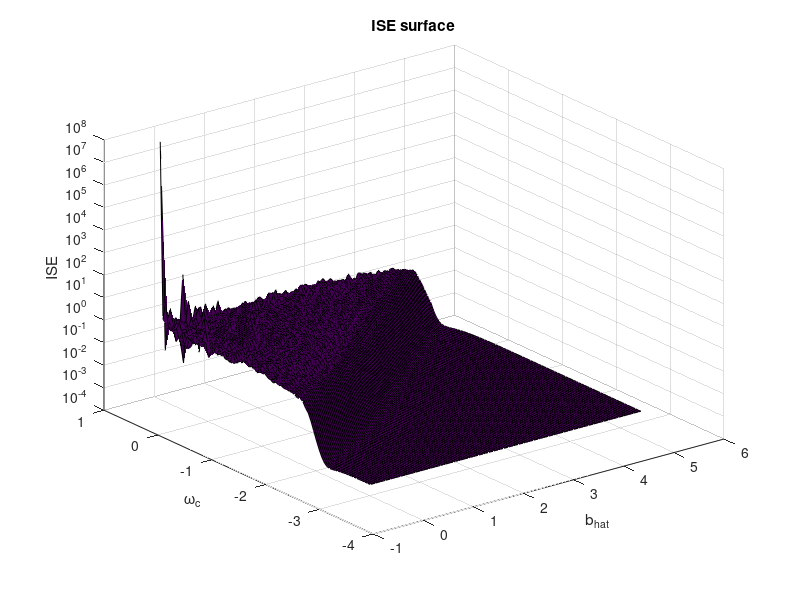

Source code (MATLAB): (Note: this script raises an error after producing the figure.)
clear; clc;
load("ProperVals.mat");

dW = 0.05;
dB = 0.05;
b_hat_range = -0.2:dB:5.2;
omega_c_range = -3.2:dW:0.7;
Nb = length(b_hat_range);
Nomega = length(omega_c_range);

ISE = [validSettings.ISE];
ISE = reshape(ISE, [Nomega, Nb]);

%% Minimum ISE only in selected range:
% b_hat in [0, 5], omega_c in [-3, 0.5]
b_mask = (b_hat_range >= 0) & (b_hat_range <= 5);
w_mask = (omega_c_range >= -3) & (omega_c_range <= 0.5);

ISE_sub = ISE(w_mask, b_mask);
[min_ISE, idx_min] = min(ISE_sub(:));
[row_min, col_min] = ind2sub(size(ISE_sub), idx_min);

b_sub = b_hat_range(b_mask);
w_sub = omega_c_range(w_mask);

b_min = b_sub(col_min);
omega_c_min = w_sub(row_min);

fprintf('Minimum ISE in selected range:\n');
fprintf('ISE_min = %.6e\n', min_ISE);
fprintf('b_hat   = %.4f\n', b_min);
fprintf('omega_c = %.4f\n', omega_c_min);

%% Basic surface plot:
figure;
surf(b_hat_range, omega_c_range, ISE);
title('ISE surface');
xlabel('b_{hat}');
ylabel('\omega_c');
zlabel('ISE');
set(gca, 'ZScale', 'log');
clim([1e-5, 1e-1]);
colorbar

%% Gradient calculation on full range
[dISEdW, dISEdB] = gradient(ISE, dW, dB);
MagGrad = hypot(dISEdB, dISEdW);

% Gradient magnitude:
figure;
imagesc(b_hat_range, omega_c_range, MagGrad);
title('Magnitude of Gradient of ISE');
xlabel('b_{hat}');
ylabel('\omega_c');
set(gca, 'YDir', 'normal');
set(gca, 'ColorScale', 'log');
clim([1e-5, 1e-1]);
colorbar

% Gradient ratios:
figure;
RatioGrad = abs(dISEdB ./ dISEdW);
imagesc(b_hat_range, omega_c_range, RatioGrad);
title('Ratio of Gradient of ISE');
xlabel('b_{hat}');
ylabel('\omega_c');
set(gca, 'YDir', 'normal');
set(gca, 'ColorScale', 'log');
clim([1e-2, 1e2]);
colorbar

%% Hessian on full range
Hessian = zeros(Nomega, Nb);
[d2ISEd2W, d2ISEdWdB] = gradient(dISEdW, dW, dB);
[d2ISEdBdW, d2ISEd2B] = gradient(dISEdB, dW, dB);

for i = 1:Nomega
    for j = 1:Nb
        matrix = [d2ISEd2B(i, j), d2ISEdBdW(i, j);
                  d2ISEdWdB(i, j), d2ISEd2W(i, j)];
        lambda = eig(matrix);
        LambdaMax = abs(max(lambda));
        LambdaMin = abs(min(lambda));
        Hessian(i, j) = LambdaMax / LambdaMin;
    end
end

figure;
imagesc(b_hat_range, omega_c_range, Hessian);
title('Hessian');
xlabel('b_{hat}');
ylabel('\omega_c');
set(gca, 'YDir', 'normal');
set(gca, 'ColorScale', 'log');
clim([1e-3 1e3])
colorbar

%% Plots in selected range: b in [0,5], omega_c in [-3,0.5]

b_mask = (b_hat_range >= 0) & (b_hat_range <= 5);
w_mask = (omega_c_range >= -3) & (omega_c_range <= 0.5);

b_plot = b_hat_range(b_mask);
w_plot = omega_c_range(w_mask);

ISE_plot       = ISE(w_mask, b_mask);
MagGrad_plot   = MagGrad(w_mask, b_mask);
RatioGrad_plot = RatioGrad(w_mask, b_mask);
Kappa_plot     = Hessian(w_mask, b_mask);

%% 1. Surface plot ISE(b, omega)
figure;
hfig = figure;
pictureWidth = 20;
hwRatio = 0.65;
set(findall(hfig, '-property','FontSize'), 'FontSize', 16)
set(findall(hfig, '-property','Interpreter'), 'Interpreter', 'Latex');
set(findall(hfig, '-property','TickLabelInterpreter'), 'TickLabelInterpreter', 'Latex')
set(hfig, 'Units', 'centimeters', 'Position',[3 3 pictureWidth hwRatio*pictureWidth])
surf(b_plot, w_plot, ISE_plot);
xlabel('$log_{10}(\hat{b})$', 'Interpreter','latex','FontSize',16);
ylabel('$log_{10}(\omega_c)$', 'Interpreter','latex','FontSize',16);
title('Surface plot of $ISE$ index', 'Interpreter','latex','FontSize',16);
zlabel('ISE');
set(gca, 'ColorScale','log');
set(gca, 'ZScale', 'log');
clim([1e-4, 1e-1]);
colorbar
hold on;
plot3(b_min, omega_c_min, min_ISE, 'rx', ...
    'MarkerSize', 10, 'MarkerFaceColor', 'r', ...
    'MarkerEdgeColor', 'r', 'LineWidth',5);
exportgraphics(gcf, 'ISE_surface.pdf', 'ContentType', 'vector');
%% 2. MagGrad(b, omega)
figure;
hfig = figure;
pictureWidth = 20;
hwRatio = 0.65;
set(findall(hfig, '-property','FontSize'), 'FontSize', 16)
set(findall(hfig, '-property','Interpreter'), 'Interpreter', 'Latex');
set(findall(hfig, '-property','TickLabelInterpreter'), 'TickLabelInterpreter', 'Latex')
set(hfig, 'Units', 'centimeters', 'Position',[3 3 pictureWidth hwRatio*pictureWidth])
imagesc(b_plot, w_plot, MagGrad_plot);
xlabel('$log_{10}(\hat{b})$', 'Interpreter','latex','FontSize',16);
ylabel('$log_{10}(\omega_c)$', 'Interpreter','latex','FontSize',16);
title('$||\nabla ISE||$', 'Interpreter','latex','FontSize',16);
set(gca, 'YDir', 'normal');
set(gca, 'ColorScale', 'log');
clim([1e-5 1])
colorbar
hold on
plot3(b_min, omega_c_min, min_ISE, 's', ...
    'MarkerSize', 6, 'MarkerFaceColor', 'r', 'MarkerEdgeColor', 'r');

drawAnnotation(MagGrad_plot(row_min, col_min), col_min, row_min, ...
    b_plot, w_plot, b_min, omega_c_min, '$\left\| \nabla ISE \right\|$');
exportgraphics(gcf, 'MagGrad.pdf', 'ContentType', 'vector');
%% 3. RatioGrad(b, omega)
figure;
hfig = figure;
pictureWidth = 20;
hwRatio = 0.65;
set(findall(hfig, '-property','FontSize'), 'FontSize', 16)
set(findall(hfig, '-property','Interpreter'), 'Interpreter', 'Latex');
set(findall(hfig, '-property','TickLabelInterpreter'), 'TickLabelInterpreter', 'Latex')
set(hfig, 'Units', 'centimeters', 'Position',[3 3 pictureWidth hwRatio*pictureWidth])
imagesc(b_plot, w_plot, RatioGrad_plot);
title('$\frac{ISE_{\hat{b}}}{ISE_{\omega_c}}$', 'Interpreter','latex','FontSize',16);
xlabel('$log_{10}(\hat{b})$', 'Interpreter','latex','FontSize',16);
ylabel('$log_{10}(\omega_c)$', 'Interpreter','latex','FontSize',16);
set(gca, 'YDir', 'normal');
set(gca, 'ColorScale', 'log');
colorbar
clim([1e-1 1e2])
hold on
plot3(b_min, omega_c_min, min_ISE, 's', ...
    'MarkerSize', 6, 'MarkerFaceColor', 'r', 'MarkerEdgeColor', 'r');
drawAnnotation(RatioGrad_plot(row_min, col_min), col_min, row_min, ...
    b_plot, w_plot, b_min, omega_c_min, ...
    '$\left|\frac{\partial \mathrm{ISE}/\partial b}{\partial \mathrm{ISE}/\partial \omega_c}\right|$');
exportgraphics(gcf, 'RatioGrad.pdf', 'ContentType', 'vector');
%% 4. Kappa(b, omega)
figure;
hfig = figure;
pictureWidth = 20;
hwRatio = 0.65;
set(findall(hfig, '-property','FontSize'), 'FontSize', 16)
set(findall(hfig, '-property','Interpreter'), 'Interpreter', 'Latex');
set(findall(hfig, '-property','TickLabelInterpreter'), 'TickLabelInterpreter', 'Latex')
set(hfig, 'Units', 'centimeters', 'Position',[3 3 pictureWidth hwRatio*pictureWidth])
imagesc(b_plot, w_plot, Kappa_plot);
xlabel('$log_{10}(\hat{b})$', 'Interpreter','latex','FontSize',16);
ylabel('$log_{10}(\omega_c)$', 'Interpreter','latex','FontSize',16);
title('ISE: $\kappa = \frac{\lambda_{max}}{\lambda_{min}}$', 'Interpreter','latex','FontSize',16)
set(gca, 'YDir', 'normal');
set(gca, 'ColorScale', 'log');
clim([1e-3 1e3])
colorbar
hold on
plot3(b_min, omega_c_min, min_ISE, 's', ...
    'MarkerSize', 6, 'MarkerFaceColor', 'r', 'MarkerEdgeColor', 'r');

drawAnnotation(Kappa_plot(row_min, col_min), col_min, row_min, ...
    b_plot, w_plot, b_min, omega_c_min, '$\kappa$');
exportgraphics(gcf, 'Kappa.pdf', 'ContentType', 'vector');
%% Helper: mark optimal point with annotation box and arrowfunction drawAnnotation(val, ix, iy, b_hat, omega_c, xOpt, yOpt, labelText)
function drawAnnotation(val, ix, iy, b_hat, omega_c, xOpt, yOpt, labelText)

    % Stała pozycja textboxa względem osi:
    % [x y] w jednostkach normalized osi
    boxPos = [0.68 0.35];

    dB = b_hat(2) - b_hat(1);
    dW = omega_c(2) - omega_c(1);

    % Tekst jako cell array - dużo stabilniejsze dla LaTeX w MATLAB
    txt = { ...
        '\textbf{ISE optimal point}', ...
        ['$\log_{10}(\hat{b}) = ' sprintf('%.2f', b_hat(ix)) '$'], ...
        ['$\log_{10}(\omega_c) = ' sprintf('%.2f', omega_c(iy)) '$'], ...
        [labelText ' = ' sprintf('%.5g', val)] ...
    };

    % Textbox osadzony w osiach - stałe położenie względem wykresu
    text(boxPos(1), boxPos(2), txt, ...
        'Units', 'normalized', ...
        'HorizontalAlignment', 'left', ...
        'VerticalAlignment', 'top', ...
        'Interpreter', 'latex', ...
        'FontSize', 11, ...
        'BackgroundColor', 'w', ...
        'EdgeColor', 'k', ...
        'Margin', 6);

    % Marker punktu optymalnego - mała czerwona ramka
    hold on
    plot(xOpt, yOpt, 's', ...
        'MarkerSize', 4, ...
        'MarkerFaceColor', 'none', ...
        'MarkerEdgeColor', 'r', ...
        'LineWidth', 1.2);

    % Konwersja punktu optymalnego z danych osi do normalized figure units
    ax = gca;
    fig = gcf;
    axPos = ax.Position;
    xLim = ax.XLim;
    yLim = ax.YLim;

    % Delikatne przesunięcie końca strzałki względem markera
    x0 = xOpt + dB/4;
    y0 = yOpt + dW/4;

    xN = axPos(1) + (x0 - xLim(1)) / (xLim(2) - xLim(1)) * axPos(3);
    yN = axPos(2) + (y0 - yLim(1)) / (yLim(2) - yLim(1)) * axPos(4);

    % Początek strzałki: liczony od stałego boxPos osadzonego w osiach
    xBoxN = axPos(1) + boxPos(1) * axPos(3);
    yBoxN = axPos(2) + boxPos(2) * axPos(4);

    annotation(fig, 'arrow', [xBoxN xN], [yBoxN yN], ...
        'LineWidth', 1.5, ...
        'Color', 'k');
end
